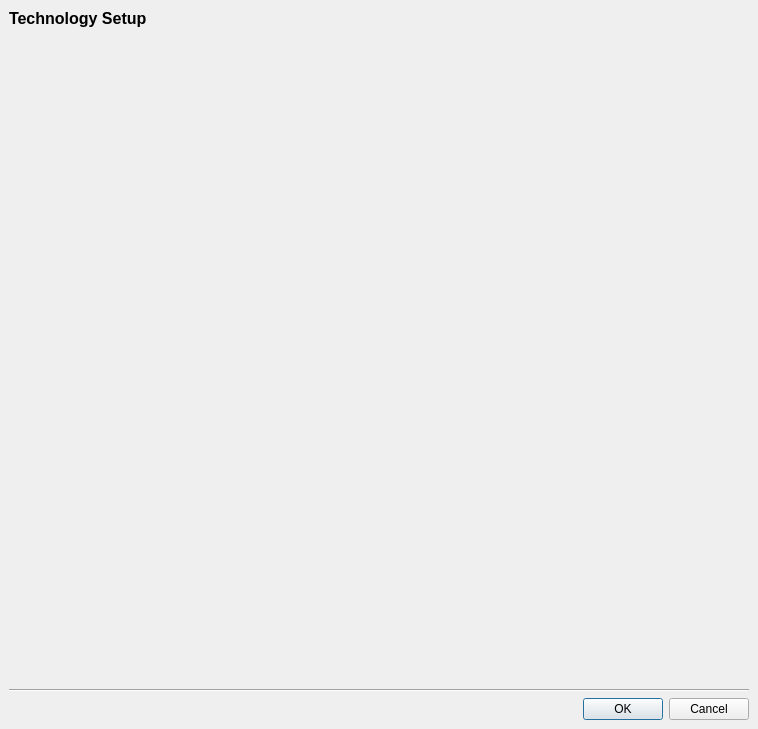
<ui version="4.0" >
 <class>TechComponentSetupDialog</class>
 <widget class="QDialog" name="TechComponentSetupDialog" >
  <property name="geometry" >
   <rect>
    <x>0</x>
    <y>0</y>
    <width>758</width>
    <height>729</height>
   </rect>
  </property>
  <property name="windowTitle" >
   <string>Dialog</string>
  </property>
  <layout class="QVBoxLayout" >
   <property name="margin" >
    <number>9</number>
   </property>
   <property name="spacing" >
    <number>6</number>
   </property>
   <item>
    <widget class="QLabel" name="headline_lbl" >
     <property name="sizePolicy" >
      <sizepolicy>
       <hsizetype>5</hsizetype>
       <vsizetype>1</vsizetype>
       <horstretch>0</horstretch>
       <verstretch>0</verstretch>
      </sizepolicy>
     </property>
     <property name="font" >
      <font>
       <pointsize>12</pointsize>
       <weight>75</weight>
       <italic>false</italic>
       <bold>true</bold>
      </font>
     </property>
     <property name="text" >
      <string>Technology Setup</string>
     </property>
    </widget>
   </item>
   <item>
    <widget class="QFrame" name="content_frame" >
     <property name="sizePolicy" >
      <sizepolicy>
       <hsizetype>5</hsizetype>
       <vsizetype>5</vsizetype>
       <horstretch>0</horstretch>
       <verstretch>1</verstretch>
      </sizepolicy>
     </property>
     <property name="frameShape" >
      <enum>QFrame::NoFrame</enum>
     </property>
     <property name="frameShadow" >
      <enum>QFrame::Raised</enum>
     </property>
    </widget>
   </item>
   <item>
    <widget class="Line" name="line" >
     <property name="orientation" >
      <enum>Qt::Horizontal</enum>
     </property>
    </widget>
   </item>
   <item>
    <widget class="QDialogButtonBox" name="buttonBox" >
     <property name="orientation" >
      <enum>Qt::Horizontal</enum>
     </property>
     <property name="standardButtons" >
      <set>QDialogButtonBox::Cancel|QDialogButtonBox::NoButton|QDialogButtonBox::Ok</set>
     </property>
    </widget>
   </item>
  </layout>
 </widget>
 <resources/>
 <connections>
  <connection>
   <sender>buttonBox</sender>
   <signal>accepted()</signal>
   <receiver>TechComponentSetupDialog</receiver>
   <slot>accept()</slot>
   <hints>
    <hint type="sourcelabel" >
     <x>248</x>
     <y>254</y>
    </hint>
    <hint type="destinationlabel" >
     <x>157</x>
     <y>274</y>
    </hint>
   </hints>
  </connection>
  <connection>
   <sender>buttonBox</sender>
   <signal>rejected()</signal>
   <receiver>TechComponentSetupDialog</receiver>
   <slot>reject()</slot>
   <hints>
    <hint type="sourcelabel" >
     <x>316</x>
     <y>260</y>
    </hint>
    <hint type="destinationlabel" >
     <x>286</x>
     <y>274</y>
    </hint>
   </hints>
  </connection>
 </connections>
</ui>
